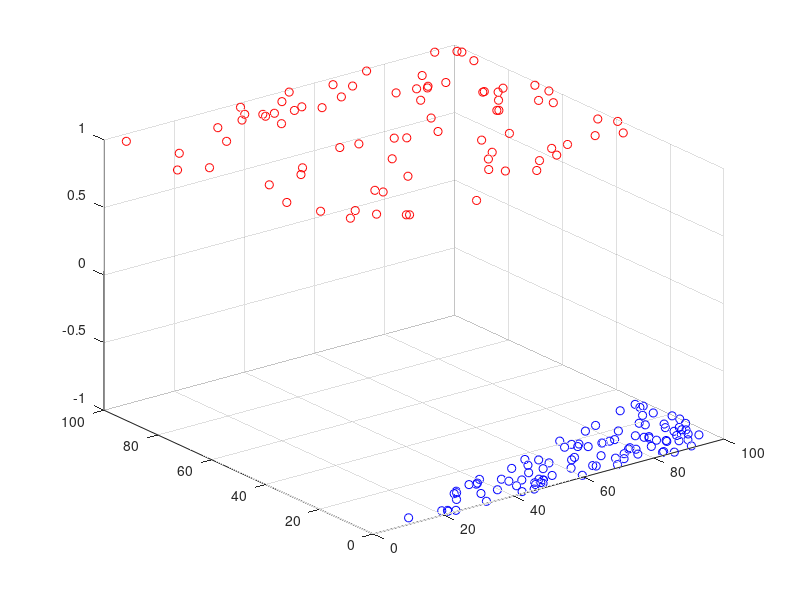

Reproduce this figure in MATLAB. (Note: this script raises an error after producing the figure.)
close all;
clear;
clc;

m = 80;
n = 100;
x = zeros(m+n,2);
y = [ones(1, m),-ones(1,n)]

% 要画的直线大概 3(x1) - 2(x2)  + 13 
ind_i = 1;
ind_j = 1;
while ind_i <= m || ind_j <= n
	x1 = rand(1)*100;
	x2 = rand(1)*100;
	target = 3* x1 - 10*x2 + 13;
	if target <-1 && ind_i <= m
		x(ind_i,1) = x1;
		x(ind_i,2) = x2;
		ind_i = ind_i + 1;
	end	
	if target > 1 && ind_j <= n
		x(m + ind_j, 1) = x1;
		x(m + ind_j, 2) = x2;
		ind_j = ind_j + 1;
	end	
end

h = scatter3(x(1:m, 1),x(1:m, 2), ones(1, m),'r')
hold on
h = scatter3(x(m+1:m+n, 1),x(m+1:m+n, 2), -ones(1,n), 'b')

[w,b] = perceptron(x, y, 1);
w
b
hold on
xlim1=0:1:100;
xlim2=0:1:100;
[xlim1 xlim2]=meshgrid(xlim1,xlim2);
z = w(1)*xlim1 + w(2)*xlim2 + b;
surf(xlim1,xlim2, z)

